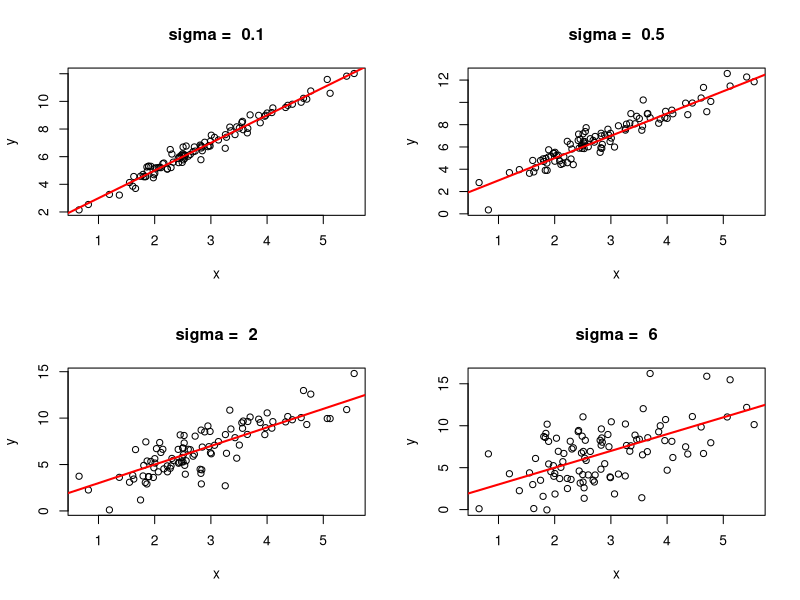
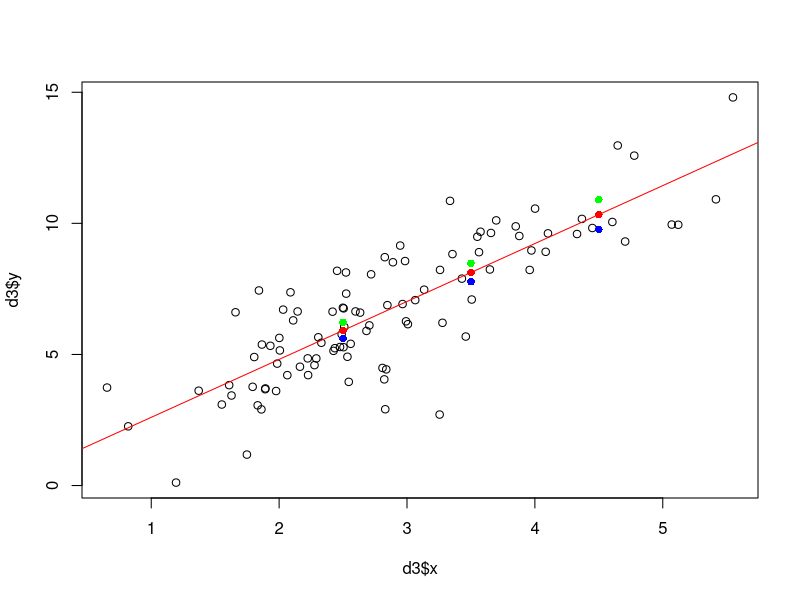

R code for these plots, in order:
set.seed(1234)

n <- 100
x <- rnorm(n, 3, 1)

sigma <- c(0.1, 0.5, 2, 6)
y <- matrix(0, ncol = 4, nrow = n)
for (i in 1:ncol(y))
  y[,i] = 1 + 2*x + rnorm(n, 0, sqrt(sigma[i]))

par(mfrow = c(2,2))
for (i in 1:ncol(y)) {
  plot(x, y[,i], xlab = "x", ylab = "y", main = paste("sigma = ", sigma[i]))
  abline(1, 2, col = "red", lwd = 2)
}

res = apply(y, 2, function(z) {
  b1 <- cov(z, x) / var(x)
  b0 <- mean(z) - b1 * mean(x)
  sigma <- 0
  
  return(c(b0, b1, sigma))
})


## do.call, by

# Question 5

d1 = data.frame(x = x, y = y[,1])
m1 = lm(y~x, data = d1)
d2 = data.frame(x = x, y = y[,2])
m2 = lm(y~x, data = d2)
d3 = data.frame(x = x, y = y[,3])
m3 = lm(y~x, data = d3)
d4 = data.frame(x = x, y = y[,4])
m4 = lm(y~x, data = d4)

# Question 6

# normalité
shapiro.test(residuals(m1))
# indépendance
library(lmtest)
dwtest(m1)
# homoscelasticité
bptest(m1)

# Question 7

cor = apply(y, 2, function(z) {
  empi = cor(x, z)
  theo = (cov(x, z) / var(x)) / sqrt(var(z) / var(x))
  
  return(c(empi, theo))
})

# Question 8

x_new = c(2.5, 3.5, 4.5)
y_new = c()
for (i in 1:length(x_new)) {
  y_new = c(y_new, res[1,i] + res[2,i] * x_new[i])
}

d_new = data.frame(x = x_new)
predictions = predict(m3, d_new, interval = 'confidence')
print(predictions)

par(mfrow = c(1,1))
plot(d3$x, d3$y)
abline(m3, col = 'red')
matplot(x_new, predictions, col = c('red', 'blue', 'green'), pch = 16, add = TRUE)